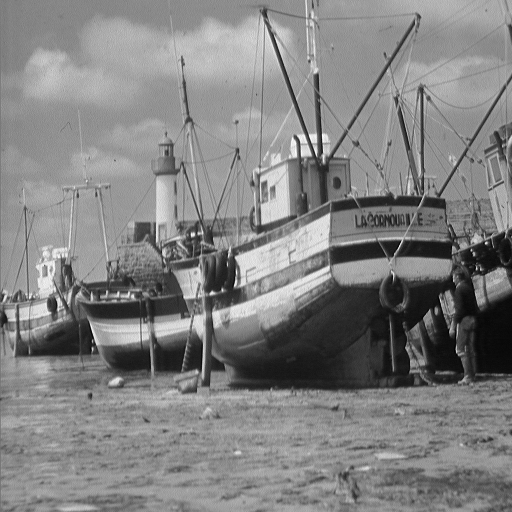
#> input picture boat.png, 512 x 512 px
$ jupyter execute Lab_1.2.ipynb
#> lines starting #> are read from the running program, lines starting #| are printed output that depends on the picture
[cell 1]
from PIL import Image
import cv2
import numpy as np
import matplotlib.pyplot as plt

[cell 2]
# Load the image
image_path = 'boat.png'  # Replace with your image path
image = Image.open(image_path)
#> image is the input picture: PIL image 512x512 L; min 0, max 255, mean 129.7

[cell 3]
# Define the new size (e.g., half the original size)
new_size = (image.width // 2, image.height // 2)
#> new_size = (256, 256)

[cell 4]
# Resize using different interpolation techniques
# i) Bilinear Interpolation
bilinear_image = image.resize(new_size, Image.BILINEAR)
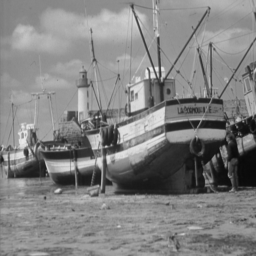
#> bilinear_image: PIL image 256x256 L; min 9, max 236, mean 129.8

[cell 5]
# ii) Bicubic Interpolation
bicubic_image = image.resize(new_size, Image.BICUBIC)

[cell 6]
# iii) Nearest Neighbor Interpolation
nearest_image = image.resize(new_size, Image.NEAREST)
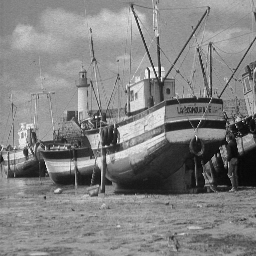
#> nearest_image: PIL image 256x256 L; min 1, max 255, mean 129.7

[cell 7]
# iv) Lanczos Interpolation
lanczos_image = image.resize(new_size, Image.LANCZOS)

[cell 8]
# Display the images
plt.figure(figsize=(12, 8))

[cell 9]
plt.subplot(2, 2, 1)
plt.imshow(bilinear_image)
plt.title('Bilinear Interpolation')
plt.axis('off')

plt.subplot(2, 2, 2)
plt.imshow(bicubic_image)
plt.title('Bicubic Interpolation')
plt.axis('off')

plt.subplot(2, 2, 3)
plt.imshow(nearest_image)
plt.title('Nearest Neighbor Interpolation')
plt.axis('off')

plt.subplot(2, 2, 4)
plt.imshow(lanczos_image)
plt.title('Lanczos Interpolation')
plt.axis('off')

plt.tight_layout()
plt.show()
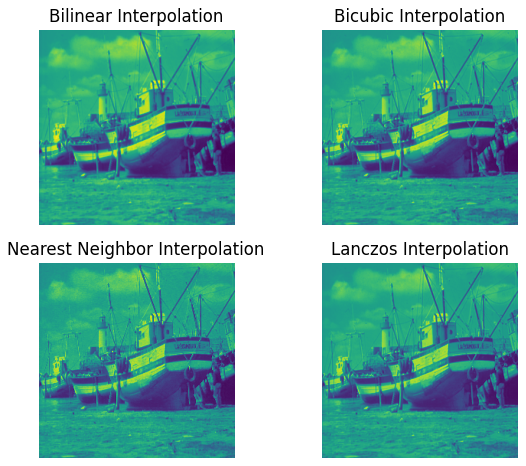
#> figure drawn by matplotlib, 4 panels

$ run again, with SET-3-Program-2.webp saved as boat.png
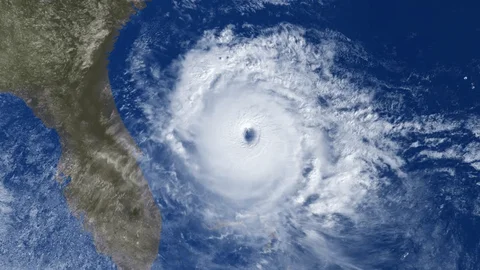
#> input picture SET-3-Program-2.webp, 480 x 270 px
#> image is the input picture: PIL image 480x270 RGB; mean R, G, B 91.8, 109.5, 137.4
#> `nearest_image = image.resize(new_size, Image.NEAREST)`:
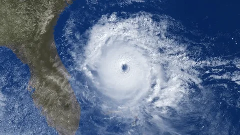
#> nearest_image: PIL image 240x135 RGB; mean R, G, B 91.8, 109.5, 137.4
#> `plt.show()`:
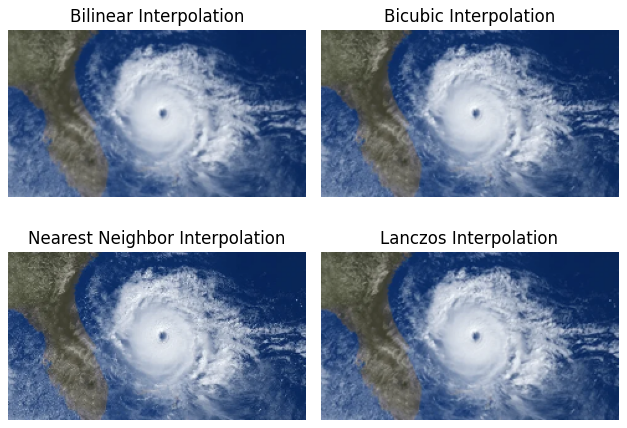
#> figure drawn by matplotlib, 4 panels
